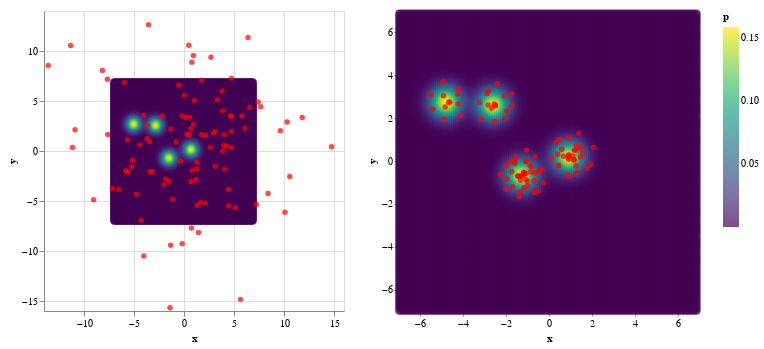

The cell this chart's notebook holds for it:
### Code cell
gmm_chart = get_density_chart(gmm, d=7.0, step=0.1)

(gmm_chart + get_particles_chart(X_init.cpu().numpy())) | (gmm_chart + get_particles_chart(X.cpu().numpy()))

### Figure 1 — Vega-Lite specification as saved in the notebook (floating-point values rounded to 4 significant figures; data arrays with more than 128 entries replaced by an {"elided": "..."} marker saying what was removed)
{"config": {"view": {"continuousWidth": 300, "continuousHeight": 300}}, "hconcat": [{"layer": [{"data": {"name": "data-1f214f41d79f574479986e3f51c74243"}, "mark": {"type": "point"}, "encoding": {"color": {"field": "p", "scale": {"scheme": "viridis"}, "type": "quantitative"}, "tooltip": [{"field": "x", "type": "quantitative"}, {"field": "y", "type": "quantitative"}, {"field": "p", "type": "quantitative"}], "x": {"field": "x", "type": "quantitative"}, "y": {"field": "y", "type": "quantitative"}}}, {"data": {"name": "data-b6d2ac8d2dcbea5b5be2382bd96650f8"}, "mark": {"type": "circle", "color": "red"}, "encoding": {"x": {"field": "x", "type": "quantitative"}, "y": {"field": "y", "type": "quantitative"}}}]}, {"layer": [{"data": {"name": "data-1f214f41d79f574479986e3f51c74243"}, "mark": {"type": "point"}, "encoding": {"color": {"field": "p", "scale": {"scheme": "viridis"}, "type": "quantitative"}, "tooltip": [{"field": "x", "type": "quantitative"}, {"field": "y", "type": "quantitative"}, {"field": "p", "type": "quantitative"}], "x": {"field": "x", "type": "quantitative"}, "y": {"field": "y", "type": "quantitative"}}}, {"data": {"name": "data-cfb0b76cf725b165939738441dba1484"}, "mark": {"type": "circle", "color": "red"}, "encoding": {"x": {"field": "x", "type": "quantitative"}, "y": {"field": "y", "type": "quantitative"}}}]}], "$schema": "https://vega.github.io/schema/vega-lite/v5.15.1.json", "datasets": {"data-1f214f41d79f574479986e3f51c74243": {"elided": "19600 records"}, "data-b6d2ac8d2dcbea5b5be2382bd96650f8": [{"x": -0.1817, "y": -9.262}, {"x": 0.9591, "y": 2.666}, {"x": 4.749, "y": 3.465}, {"x": 3.807, "y": 6.01}, {"x": 10.57, "y": -2.548}, {"x": 4.723, "y": 0.3608}, {"x": -4.014, "y": 3.542}, {"x": -3.425, "y": 0.9205}, {"x": 4.643, "y": 3.492}, {"x": 0.5167, "y": 3.367}, {"x": -6.52, "y": -3.859}, {"x": 3.106, "y": -1.533}, {"x": -0.7853, "y": 0.8934}, {"x": -10.89, "y": 2.135}, {"x": -1.144, "y": -4.825}, {"x": 8.403, "y": -4.252}, {"x": -4.426, "y": 0.6236}, {"x": 1.438, "y": -8.158}, {"x": -0.3534, "y": -1.034}, {"x": 7.667, "y": 4.431}, {"x": 10.31, "y": 2.892}, {"x": 2.623, "y": 0.3629}, {"x": 4.246, "y": 0.5213}, {"x": 0.166, "y": 3.333}, {"x": 11.83, "y": 3.346}, {"x": -3.687, "y": 1.228}, {"x": 1.674, "y": -5.146}, {"x": -7.176, "y": -3.779}, {"x": -7.628, "y": 1.643}, {"x": -1.54, "y": -3.022}, {"x": -1.402, "y": -15.67}, {"x": -5.642, "y": 1.143}, {"x": 5.652, "y": -14.84}, {"x": 6.085, "y": 2.275}, {"x": -3.545, "y": 12.62}, {"x": -5.822, "y": -1.975}, {"x": -11.15, "y": 0.3501}, {"x": 0.6997, "y": -3.054}, {"x": -2.192, "y": 3.465}, {"x": 4.737, "y": 1.92}, {"x": -4.02, "y": -10.5}, {"x": -8.161, "y": 8.052}, {"x": 1.339, "y": -5.441}, {"x": -3.18, "y": -2.079}, {"x": 1.319, "y": -1.131}, {"x": 14.76, "y": 0.4263}, {"x": -1.308, "y": 2.168}, {"x": 10.1, "y": -6.117}, {"x": 4.003, "y": 1.648}, {"x": 0.01076, "y": 5.563}, {"x": 2.95, "y": 1.798}, {"x": -9.034, "y": -4.867}, {"x": 7.241, "y": -5.349}, {"x": -13.58, "y": 8.546}, {"x": 1.286, "y": -1.804}, {"x": -0.1705, "y": 3.528}, {"x": 5.128, "y": -5.679}, {"x": -5.235, "y": -1.564}, {"x": 3.979, "y": 0.5298}, {"x": -1.832, "y": -2.789}, {"x": 4.468, "y": -5.49}, {"x": -2.014, "y": -3.373}, {"x": 6.405, "y": 11.35}, {"x": -7.656, "y": 7.171}, {"x": 0.5333, "y": 1.661}, {"x": -4.759, "y": -4.343}, {"x": 4.424, "y": -3.847}, {"x": 4.747, "y": 7.28}, {"x": 2.13, "y": 1.574}, {"x": 0.9395, "y": 9.558}, {"x": 2.114, "y": -5.195}, {"x": 0.6899, "y": 2.238}, {"x": -1.338, "y": -9.435}, {"x": -5.171, "y": -0.9523}, {"x": 6.565, "y": 4.367}, {"x": 9.634, "y": 2.027}, {"x": 1.201, "y": -2.872}, {"x": -5.602, "y": -2.109}, {"x": 1.041, "y": 5.043}, {"x": 2.7, "y": 9.379}, {"x": 0.8259, "y": -1.969}, {"x": -4.276, "y": -6.919}, {"x": 0.4776, "y": 10.57}, {"x": 3.869, "y": 4.013}, {"x": 3.35, "y": 5.147}, {"x": -5.962, "y": 6.847}, {"x": -3.405, "y": -2.07}, {"x": 0.2959, "y": 1.676}, {"x": -0.524, "y": 6.575}, {"x": 1.759, "y": 7.067}, {"x": 7.414, "y": 4.907}, {"x": -3.657, "y": 2.572}, {"x": 5.793, "y": 3.503}, {"x": 4.095, "y": -1.834}, {"x": 0.7497, "y": -7.706}, {"x": 3.883, "y": 0.007242}, {"x": 1.743, "y": 1.638}, {"x": -11.34, "y": 10.55}, {"x": 3.152, "y": 1.921}, {"x": 0.7877, "y": 8.88}], "data-cfb0b76cf725b165939738441dba1484": [{"x": -2.018, "y": -1.317}, {"x": -1.347, "y": -0.6942}, {"x": 0.9402, "y": 0.2691}, {"x": 0.9189, "y": 1.064}, {"x": 1.469, "y": 0.6302}, {"x": 0.8825, "y": 0.1535}, {"x": -0.6789, "y": -1.465}, {"x": -4.686, "y": 2.735}, {"x": 0.9108, "y": 0.279}, {"x": -1.586, "y": -0.1189}, {"x": -1.964, "y": -0.841}, {"x": -0.6423, "y": 0.2005}, {"x": -2.559, "y": 2.663}, {"x": -4.844, "y": 2.522}, {"x": -0.2578, "y": -1.012}, {"x": 1.166, "y": 0.02947}, {"x": -2.511, "y": 2.609}, {"x": -0.4915, "y": -1.402}, {"x": -1.534, "y": 0.1647}, {"x": 1.253, "y": 0.5119}, {"x": 1.583, "y": 0.3789}, {"x": -1.042, "y": 0.5078}, {"x": 0.679, "y": 0.2226}, {"x": -1.8, "y": -0.04223}, {"x": 1.959, "y": -0.1469}, {"x": -2.677, "y": 2.464}, {"x": -1.08, "y": -0.8593}, {"x": -2.259, "y": -0.6441}, {"x": -4.255, "y": 3.121}, {"x": -0.8239, "y": -0.262}, {"x": -1.4, "y": -1.671}, {"x": -3.169, "y": 1.965}, {"x": -1.159, "y": -1.242}, {"x": 1.159, "y": 0.08699}, {"x": -4.946, "y": 3.684}, {"x": -2.018, "y": -0.2491}, {"x": -4.907, "y": 1.938}, {"x": -1.072, "y": -0.5819}, {"x": -3.24, "y": 2.728}, {"x": 0.9253, "y": 0.08122}, {"x": -1.704, "y": -1.2}, {"x": -4.926, "y": 3.048}, {"x": -1.326, "y": -0.8955}, {"x": -1.078, "y": -0.01421}, {"x": -1.213, "y": -0.6659}, {"x": 2.085, "y": 0.6318}, {"x": -2.495, "y": 2.581}, {"x": 1.767, "y": -0.35}, {"x": 0.4524, "y": -0.2044}, {"x": -2.841, "y": 2.618}, {"x": -0.4068, "y": -0.445}, {"x": -4.143, "y": 2.102}, {"x": 1.268, "y": -0.2298}, {"x": -5.427, "y": 2.424}, {"x": -1.159, "y": -0.5526}, {"x": -2.536, "y": 1.836}, {"x": 1.302, "y": -0.5715}, {"x": -1.598, "y": 0.003526}, {"x": 0.4101, "y": 0.317}, {"x": -0.8738, "y": -0.2252}, {"x": 0.9604, "y": -0.7236}, {"x": -0.482, "y": -0.4803}, {"x": -1.743, "y": 3.122}, {"x": -4.63, "y": 2.75}, {"x": -1.423, "y": -0.6942}, {"x": -1.324, "y": -0.7285}, {"x": 0.4358, "y": -0.2249}, {"x": 1.394, "y": 1.279}, {"x": -0.6637, "y": -0.5577}, {"x": -2.833, "y": 3.253}, {"x": -0.6934, "y": -0.9162}, {"x": -1.418, "y": -0.7276}, {"x": -1.336, "y": -1.451}, {"x": -2.066, "y": 1.989}, {"x": 1.183, "y": 0.497}, {"x": 1.474, "y": 0.1925}, {"x": -1.154, "y": -0.5611}, {"x": -1.738, "y": -0.5016}, {"x": -1.971, "y": 2.323}, {"x": -2.092, "y": 3.037}, {"x": -1.19, "y": -0.5196}, {"x": -1.024, "y": -0.9416}, {"x": -2.415, "y": 3.611}, {"x": 0.5983, "y": 0.5448}, {"x": 0.4808, "y": 0.9986}, {"x": -4.235, "y": 2.664}, {"x": -1.057, "y": -0.009057}, {"x": -1.457, "y": -0.7042}, {"x": -4.234, "y": 3.362}, {"x": -1.728, "y": 2.604}, {"x": 1.286, "y": 0.7177}, {"x": 0.8731, "y": -0.636}, {"x": 1.113, "y": 0.2388}, {"x": 0.131, "y": 0.1093}, {"x": -0.9879, "y": -1.163}, {"x": 0.3508, "y": 0.868}, {"x": -0.8487, "y": -0.5123}, {"x": -5.508, "y": 3.072}, {"x": -0.324, "y": -0.4171}, {"x": -2.89, "y": 3.135}]}}
